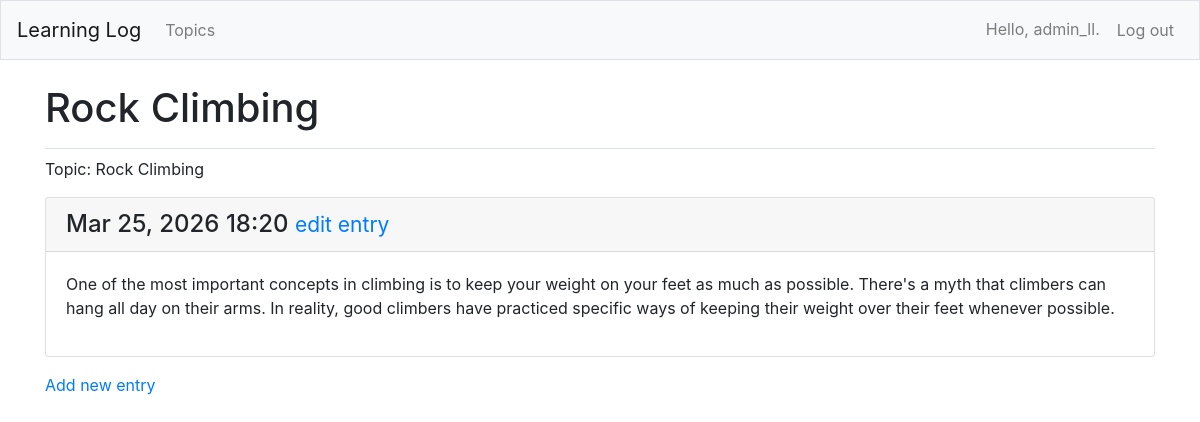
The page /topics/2/ (signed in) on the database its author committed.
### MainApp/models.py (models this page shows, shortened)
class Topic(models.Model):
    text = models.CharField(max_length=200)
    date_added = models.DateTimeField(auto_now_add=True)
    owner = models.ForeignKey(User, on_delete=models.CASCADE)
    def __str__(self):
        return self.text

class Entry(models.Model):
    topic = models.ForeignKey(Topic, on_delete=models.CASCADE)
    text = models.TextField()
    date_added = models.DateTimeField(auto_now_add=True)
    class Meta:
        verbose_name_plural = 'entries'

### MainApp/views.py (the view)
# urls.py: path('topics/<int:topic_id>/', views.topic, name='topic'),
@login_required
def topic(request, topic_id):
    topic = Topic.objects.get(id=topic_id)
    if topic.owner != request.user:
        raise Http404
    entries = topic.entry_set.order_by('-date_added')
    context = {'topic': topic, 'entries': entries}
    return render(request, 'MainApp/topic.html', context)

### MainApp/templates/mainapp/topic.html
{% extends "MainApp/base.html" %}
{% block page_header %}
  <h1>{{ topic }}</h1>
{% endblock page_header %}
{% block content %}
  <p>Topic: {{ topic }} </p>
     {% for entry in entries %}
     <div class="card mb-3">
       <h4 class="card-header">
        {{ entry.date_added|date:'M d, Y H:i' }}
         <small><a href="{% url 'MainApp:edit_entry' entry.id %}">
          edit entry</a></small>
      </h4>
       <div class="card-body">{{ entry.text|linebreaks }}</div>
    </div>
     {% empty %}
      <p> There are no entries for this topic yet.<p>
     {% endfor %}
  <p>
   <a href="{% url 'MainApp:new_entry' topic.id %}">Add new entry</a>
 </p>
{% endblock content %}

### MainApp/templates/mainapp/base.html (shortened to what this page needs)
{% load bootstrap4 %}
<!doctype html>
<html lang="en">
    <head>
        {% bootstrap_css %}
    </head>
    <body>
        <nav class="navbar navbar-expand-md navbar-light bg-light mb-4 border">
        <a class="navbar-brand" href="{% url 'MainApp:index'%}">Learning Log</a>
        <div class="collapse navbar-collapse" id="navbarCollapse">
            <ul class="navbar-nav mr-auto">
                <li class="nav-item">
                <a class="nav-link" href="{% url 'MainApp:topics'%}">Topics</a></li>
            </ul>
            <ul class="navbar-nav ml-auto">
                {% if user.is_authenticated %}
                  <li class="nav-item">
                    <span class="navbar-text mr-2">Hello, {{ user.username }}.</span>
                  </li>
                  <li class="nav-item">
                    <form action="{% url 'users:logout' %}" method="post" class="form-inline">
                      <button type="submit" class="nav-link btn btn-link" style="display:inline; cursor:pointer;">
                        Log out
                      </button>
                    </form>
                  </li>
                {% endif %}
              </ul>
        </div>
        </nav>
        <main role="main" class="container">
            <div class="pb-2 mb-2 border-bottom">
                {% block page_header %}{% endblock page_header %}
            </div>
            <div>
                {% block content %}{% endblock content %}
            </div>
        </main>
    </body>
</html>

### rows shown on the page
Topic: text "Rock Climbing"
Entry: date_added "Mar 25, 2026 18:20", text "One of the most important concepts in climbing is to keep your weight on your feet as much as possible. There's a myth that climbers can hang all day on their arms. In reality, good climbers have practiced specific ways of keeping their weight over their feet whenever possible."

### other values the page prints
{{ user.username }} "admin_ll"
